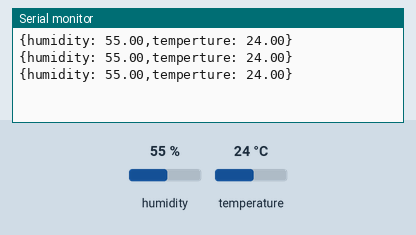
The sketch below on a simulated Arduino Uno, built with avr-gcc and run on an emulated ATmega328P. On the bench: the last lines printed to the serial monitor. Inputs (shaded band) come from the test bench; at power-on: humidity 55 %, temperature 24 °C.

Above: at 2.8 s.
2.9 s: humidity set to 22 %
At 4.8 s:
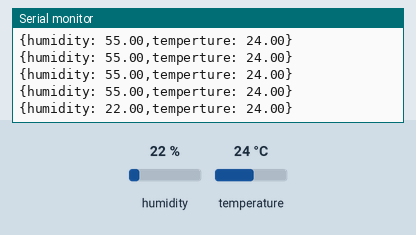
5.6 s: temperature set to 12 °C
At 6.7 s:
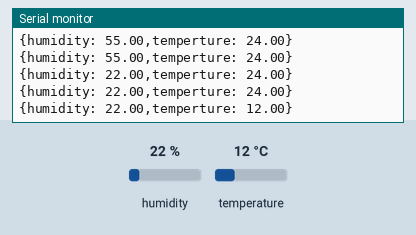
8.3 s: humidity set to 40 %
At 9.8 s:
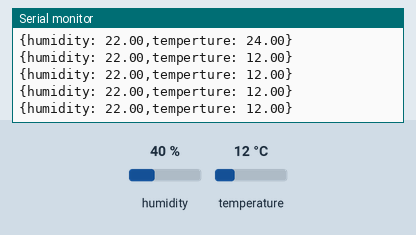
Timing chart, 0 to 11.3 s (numbered marks = the images above; inputs shaded):
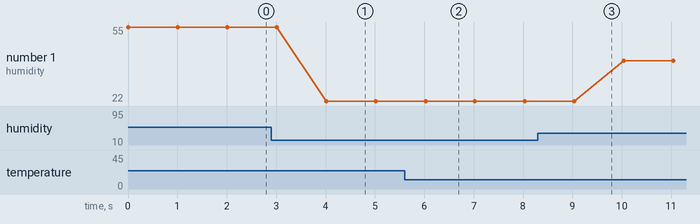

The sketch:

TempHumid.ino
```cpp
#include <DHT.h>
#define DHTTYPE DHT22
#define DHT22_PIN 7
DHT dht(DHT22_PIN, DHTTYPE);

void setup() {
  pinMode(DHT22_PIN, INPUT);
  Serial.begin(9600);
}

char ch[10];
char ct[10];

void loop()
{
  float h  = dht.readHumidity() ;
  float t  = 5.0/9.0*(dht.readTemperature(true)-32.0); // fahrenheit -> celsius
  dtostrf(h, 6, 2, ch);
  dtostrf(t, 6, 2, ct);

  String postData = "{humidity:";
  postData.concat(ch);
  postData.concat(",temperture:");
  postData.concat(ct);
  postData.concat("}");

//  Serial.print("POST /api/measurements HTTP/1.1\r\n");
//  Serial.print("Content-Length: " + String(postData.length()) + "\r\n\r\n");
  Serial.println(postData);

  delay(1000);

}
```

Measured:
- after the input at 2.9 s, the serial monitor: prints a new line after 1.1 s (image 1)
- after the input at 5.6 s, the serial monitor: prints a new line after 0.43 s (image 2)
- plotted number 1: 55 → 22 after the input at 2.9 s, 22 → 40 after the input at 8.3 s
